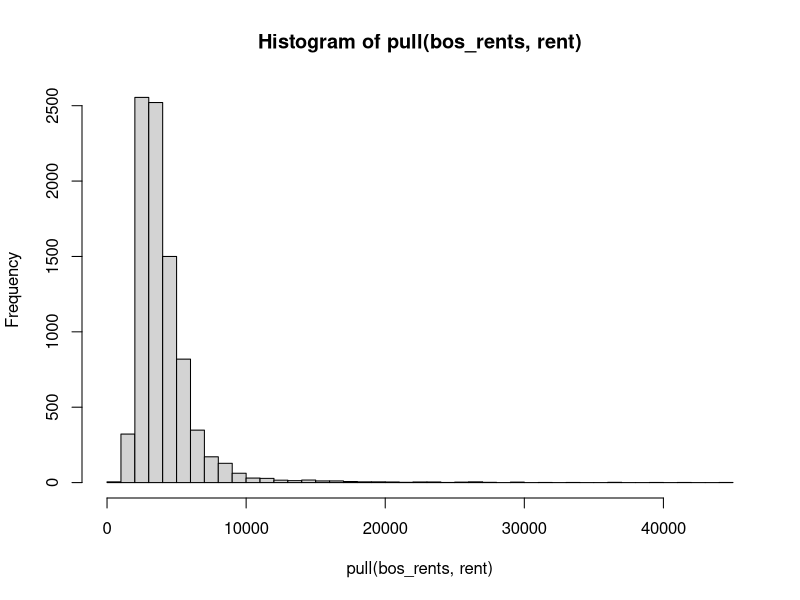
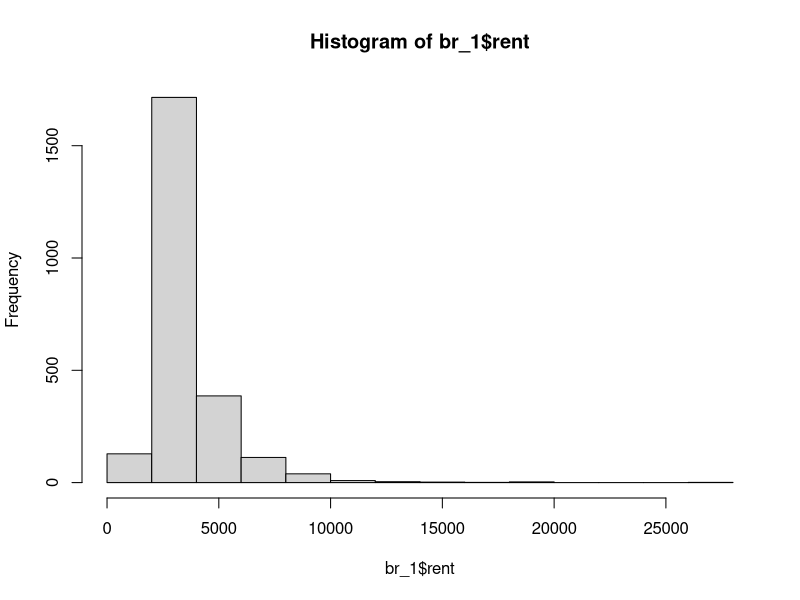
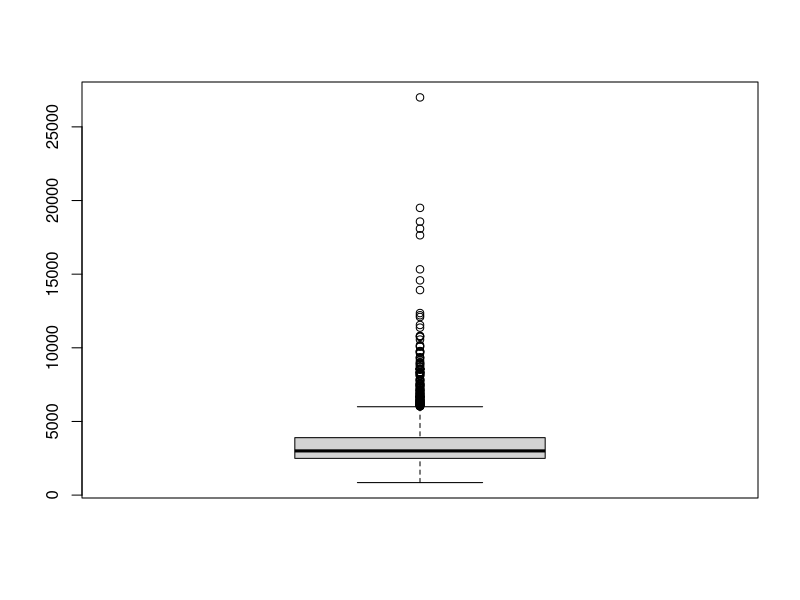
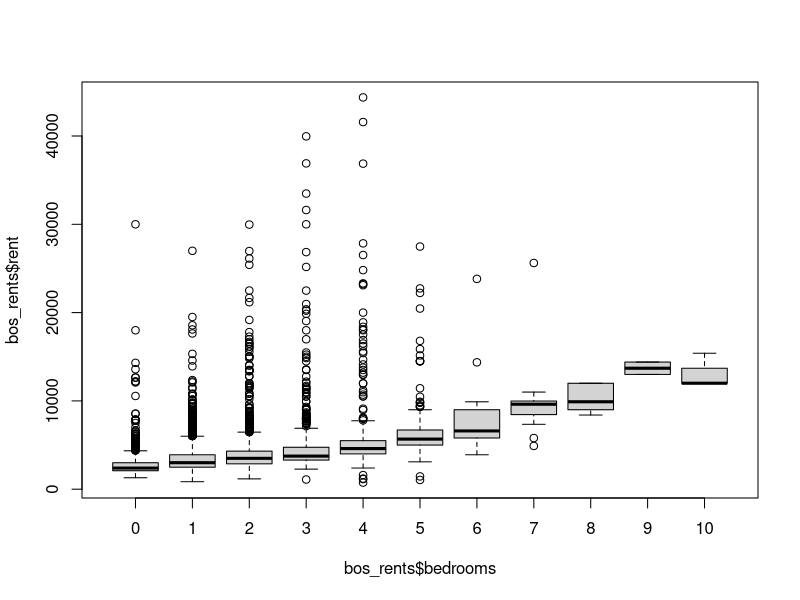
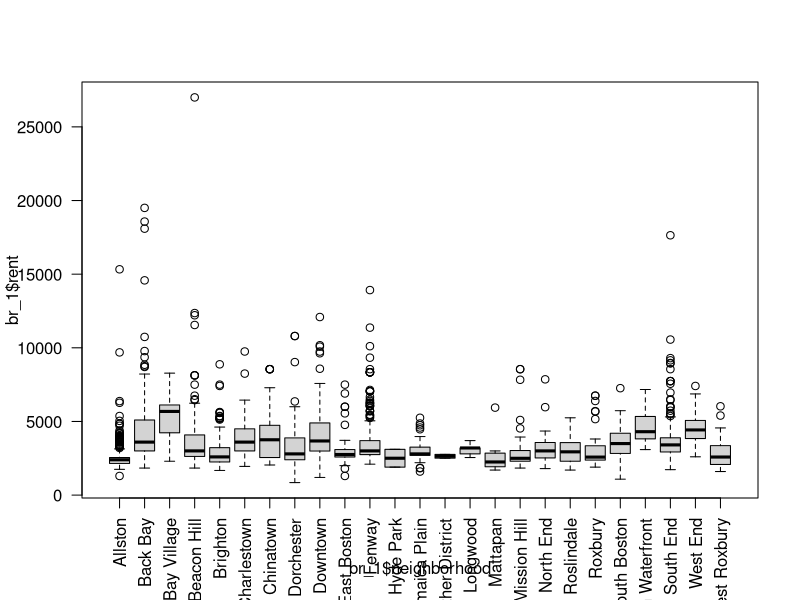

The R source for these figures, in order:
## ---- chunk 1
knitr::opts_chunk$set(
  echo = TRUE,
  cache = TRUE,
  hold=TRUE,
  warning = FALSE,
  message = FALSE,
  size = 'huge'
  )
## ---- chunk 2
library(tidyverse)
bos_rents <- read_csv("data/boston_rents.csv")
## ---- chunk 3
unique(bos_rents$neighborhood)
unique(bos_rents$bedrooms)
## ---- chunk 4
library(xtable)
xtabs(~neighborhood,data=bos_rents)
## ---- chunk 5
xtabs(~bedrooms+neighborhood, data=bos_rents)
## ---- chunk 6

bos_rents|>
  pull(rent) |>
  hist(breaks = 50)

## ---- chunk 7
br_1 <- bos_rents |>
  filter(bedrooms == 1)

hist(br_1$rent)
## ---- chunk 8
summary(bos_rents$rent)
## ---- chunk 9
summary(br_1$rent)
## ---- chunk 10
br_1_chinatown <- br_1 |>
  filter(neighborhood == "Chinatown")

summary(br_1_chinatown$rent)

# Note that we could do all of this, starting with our 
# entire dataset in one fell swoop like this...
# br_1_chinatown <- bos_rents |>
#   filter(neighborhood == "Chinatown" & bedrooms == 1)

# We could even do the variable selection in our pipeline
# and pass it directly to the summary function!
# bos_rents |>
#   filter(neighborhood == "Chinatown" & bedrooms == 1) |>
#   pull(rent) |>
#   summary()
## ---- chunk 11
boxplot(br_1$rent)
## ---- chunk 12
boxplot(bos_rents$rent ~ bos_rents$bedrooms)
## ---- chunk 13
boxplot(br_1$rent ~ br_1$neighborhood, las = 2)
## ---- chunk 14
bos_rents |>
  pull(rent) |>
  mean(na.rm=TRUE) 
## ---- chunk 15
mean(bos_rents$rent, na.rm=TRUE)

median(bos_rents$rent, na.rm=TRUE)
## ---- chunk 16
quantile(bos_rents$rent, probs=c(.2,.4,.6,.8))
## ---- chunk 17
quantile(bos_rents$rent,probs=seq(.2,.8,by=.1))
## ---- chunk 18
range(bos_rents$rent) 

max(bos_rents$rent) - min(bos_rents$rent)
## ---- chunk 19
sd(br_1$rent)
